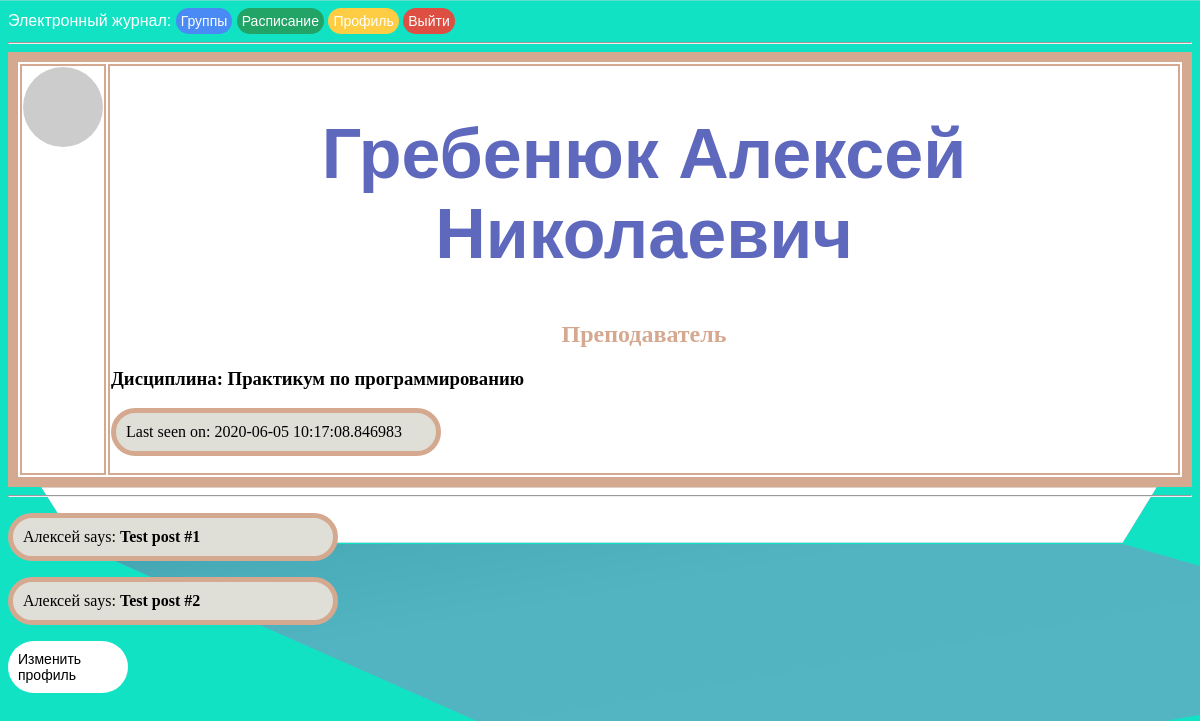
The app's page /user/Алексей_Гребенюк_id-123 (signed in), older data.
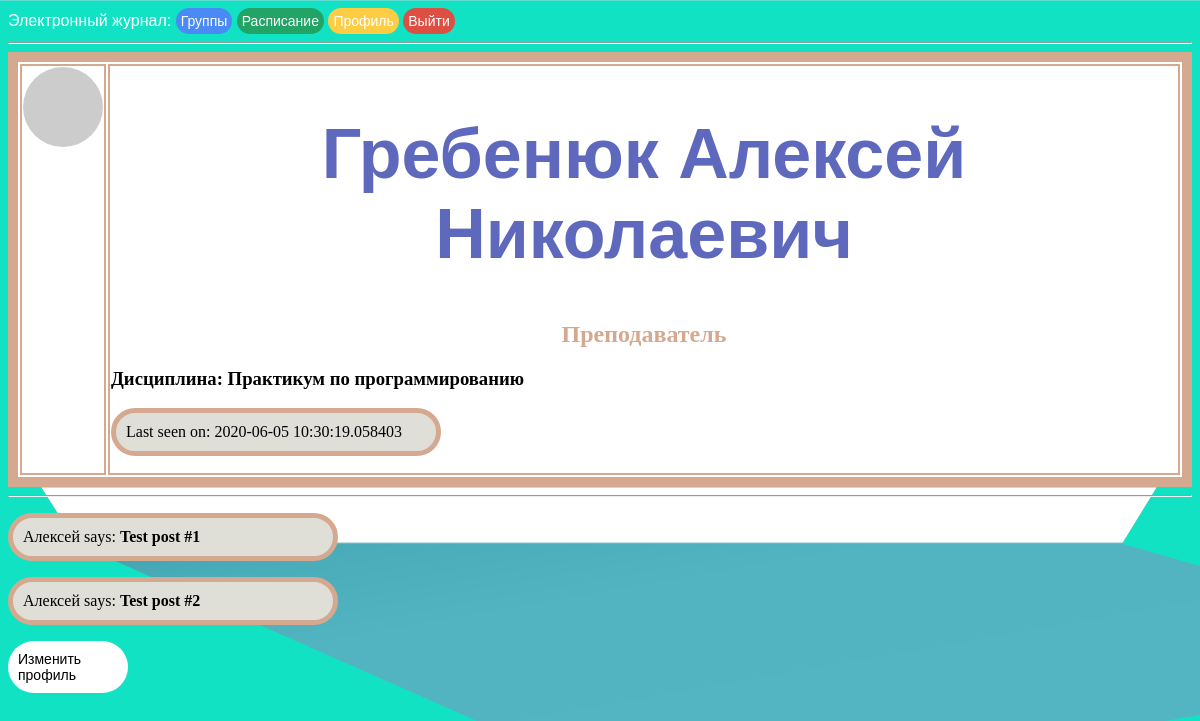
The same page, newer data.
### app/models.py (models this page shows, shortened)
class User(UserMixin, db.Model):
    id = db.Column(db.Integer, primary_key=True)
    priority = db.Column(db.String(64))
    surname = db.Column(db.String(64), index=True)
    name = db.Column(db.String(64), index=True)
    patronymic = db.Column(db.String(64), index=True)
    email = db.Column(db.String(120), index=True, unique=True)
    phone = db.Column(db.Integer, index=True, unique=True)
    groups = db.Column(db.String(60), index=True)
    password_hash = db.Column(db.String(128))
    about_me = db.Column(db.String(140))
    last_seen = db.Column(db.DateTime, default=datetime.today)
    def avatar(self, size):
        digest = md5(self.email.lower().encode('utf-8')).hexdigest()
        return 'https://www.gravatar.com/avatar/{}?d=mp&s={}'.format(digest, size)
    @login.user_loader
    def load_user(id):
        return User.query.get(int(id))

### app/routes.py (the view)
@app.route('/user/<name>_<surname>_id-<id>')
@login_required
def user(name, surname, id):
    user = User.query.filter_by(id=id).first_or_404()
    posts = [
        {'author': user, 'body': 'Test post #1'},
        {'author': user, 'body': 'Test post #2'}
    ]
    return render_template('user.html', user=user, posts=posts, title=f'{surname} {name}')

### app/routes.py (called while the page is built)
@app.before_request
def before_request():
    if current_user.is_authenticated:
        current_user.last_seen = datetime.today()
        db.session.commit()

### app/templates/user.html (shortened to what this page needs)
<!DOCTYPE html>
{% extends "base.html" %}
{% block content %}
    <table class="pofile" style="border:10px solid #d4a990;">
        <tr valign="top">
            <td><img src="{{ user.avatar(128) }}" alt="" class="round"></td>
            <td><h1> {{ user.surname }} {{ user.name }} {{user.patronymic}}</h1>
                <h2>{{ user.priority}}</h2>
                {%if user.priority == "Преподаватель"%}
                    <h3>Дисциплина: {{user.groups}}</h3>
                {%else%}
                    <h3>Группа: {{user.groups}}</h3>
                {%endif%}
                {% if user.last_seen %}<p>Last seen on: {{ user.last_seen }}</p>{% endif %}
            </td>
        </tr>
    </table>
    <hr>
    {% for post in posts %}
    <p>
    {{ post.author.name }} says: <b>{{ post.body }}</b>
    </p>
    {% endfor %}
    {% if user == current_user %}
        <header>
            <a href="{{ url_for('edit_profile') }}" class="button2">Изменить профиль</a>
        </header>
            {% endif %}
{% endblock %}

### app/templates/base.html (shortened to what this page needs)
<html>
    <head>
        <link rel="stylesheet" type="text/css" href="{{ url_for('static', filename='css/style.css') }}">
    </head>
    {% if current_user.is_authenticated %}
    <div style="font-family:arial;">
        Электронный журнал:
    <header>
        {% if current_user.priority == "Преподаватель" %}
            <a href="{{ url_for('groups') }}" class="button5"> Группы </a>
        {% endif %}
        {% if current_user.priority == "Преподаватель" %}
            <a class="button_ras" href="{{url_for('schedule_prepod', cur_week='cur_week')}}">Расписание</a>
        {% else %}
            <a class="button_ras" href="{{url_for('schedule_stud', cur_week='cur_week')}}">Расписание</a>
        {%endif%}
        <a href="{{ url_for('user', name=current_user.name, surname=current_user.surname, id=current_user.id) }}" class="button4">Профиль</a>
        <a href="{{ url_for('logout') }}" class="button6">Выйти</a>
    </header>
    </div>
    {% endif %}
    <body>
        <hr>
        {% block content %}{% endblock %}
    </body>
</html>

### app/static/css/style.css (style rules this page uses)
body { background-color: azure }
h1 { color: #5e68bd; text-align: center; font-size: 70px; font-family: arial; }
h2 { color:#d4a990; font-family: calibri; text-align: center; }
td, table, tr, .schedule { border: 2px solid #d4a990; color:black; font-family: calibri; background:white; }
p { color: black; padding: 10px 10px; width: 300px; background: #DFDFD8; font-family: consolas; border: 5px solid #d4a990; border-radius: 50px; }
header { display: inline; width: 100%; }
header .button, .button2, .button3, .button4, .button5, .button6, .button_ras { text-decoration: none; user-select: none; outline: none; display: inline-grid; font-size: 30px; font-family: arial; align-text: center; padding: 10px 10px; border-radius: 50px; align-items: center; justify-content: center; margin: auto; }
header .button2 { color: black; background: white; width: 100px; font-size: 14px; }
header .button4, .button5, .button6, .button_ras { color: white; font-size: 14px; padding: 5px 5px; }
header .button4 { background: #ffcd43; }
header .button5 { background: #4a8af4; }
header .button6 { background: #dd4f42; }
header .button_ras { background:#21A465; }
body { background: url("/static/images/background-min.png"); color:#fff ; background-attachment: scroll; background-repeat: repeat-x; background-size:cover; }

### app/templates/user.html (style rules this page uses)
.round { border-radius: 100px; }

Row changes from the older to the newer data that the page shows:
changed User "Гребенюк": last_seen "2020-06-05 10:17:08.846983" → "2020-06-05 10:30:19.058403"
